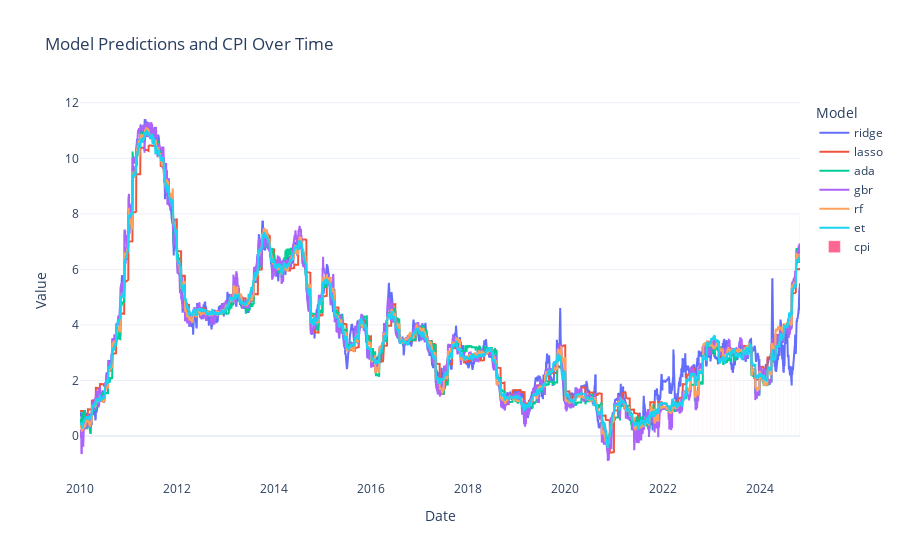

Notebook source saved alongside this figure:
### Code cell
import plotly.graph_objects as go

# Create a figure
fig = go.Figure()
# Add line plots for each model's predictions
for col in f2_all_pred.columns[1:-1]:
    fig.add_trace(go.Scatter(x=f2_all_pred.index, y=f2_all_pred[col], mode='lines', name=col))
# Add a bar plot for the 'cpi' values
fig.add_trace(go.Bar(x=f2_all_pred.index, y=f2_all_pred['cpi'], name='cpi', opacity=1.0))

# Update layout for better visualization
fig.update_layout(
    title='Model Predictions and CPI Over Time',
    xaxis_title='Date',
    yaxis_title='Value',
    legend_title='Model',
    template='plotly_white'
)

# Show the plot
fig.show()

### Figure 1 — Plotly figure (JSON) as saved in the notebook; plotly's stock layout.template omitted (floating-point values rounded to 4 significant figures; data arrays with more than 128 entries replaced by an {"elided": "..."} marker saying what was removed)
{"data": [{"mode": "lines", "name": "ridge", "type": "scatter", "x": {"elided": "5759 str values"}, "y": {"elided": "5759 float values"}}, {"mode": "lines", "name": "lasso", "type": "scatter", "x": {"elided": "5759 str values"}, "y": {"elided": "5759 float values"}}, {"mode": "lines", "name": "ada", "type": "scatter", "x": {"elided": "5759 str values"}, "y": {"elided": "5759 float values"}}, {"mode": "lines", "name": "gbr", "type": "scatter", "x": {"elided": "5759 str values"}, "y": {"elided": "5759 float values"}}, {"mode": "lines", "name": "rf", "type": "scatter", "x": {"elided": "5759 str values"}, "y": {"elided": "5759 float values"}}, {"mode": "lines", "name": "et", "type": "scatter", "x": {"elided": "5759 str values"}, "y": {"elided": "5759 float values"}}, {"name": "cpi", "opacity": 1, "type": "bar", "x": {"elided": "5759 str values"}, "y": {"elided": "5759 float values"}}], "layout": {"legend": {"title": {"text": "Model"}}, "title": {"text": "Model Predictions and CPI Over Time"}, "xaxis": {"title": {"text": "Date"}}, "yaxis": {"title": {"text": "Value"}}}}
